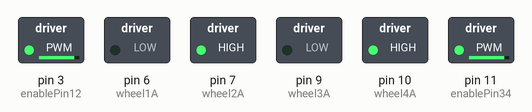
This sketch was run on a simulated Arduino Uno, built with avr-gcc and run on an emulated ATmega328P. Shown: switched loads named in the sketch (green lamp = pin HIGH). What the sketch prints to the serial monitor is not drawn.

Above: at 0.05 s.
At 3.15 s:
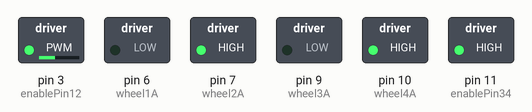
At 6.65 s:
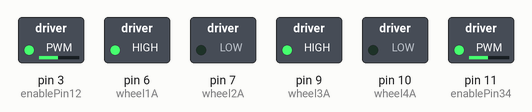
At 13.25 s:
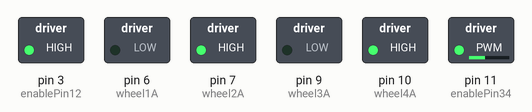
At 24.45 s:
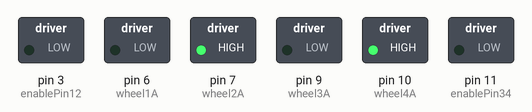
Timing chart, 0 to 31.9 s (numbered marks = the images above):
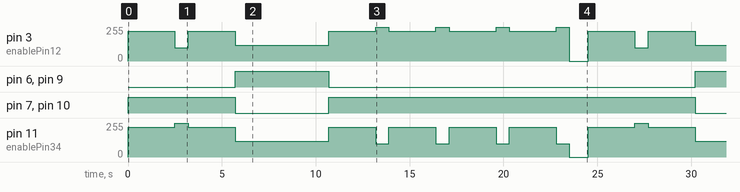

Measured:
- by itself, pin 6 (wheel1A), pin 9 (wheel3A): alternates HIGH for 5.0 s and LOW for 19.5 s
- by itself, pin 7 (wheel2A), pin 10 (wheel4A): repeats every 24.5 s: LOW 5.0 s, HIGH 19.5 s
- by itself, pin 3 (enablePin12): repeats every 24.5 s: 100/255 0.70 s, 225/255 2.5 s, 120/255 5.0 s, 4 × (225/255 2.5 s, 255/255 0.70 s), 0/255 1.0 s, 225/255 2.5 s
- by itself, pin 11 (enablePin34): repeats every 24.5 s: 255/255 0.70 s, 225/255 2.5 s, 120/255 5.0 s, 4 × (225/255 2.5 s, 100/255 0.70 s), 0/255 1.0 s, 225/255 2.5 s

The sketch:

DC_Motor_Hbridge.ino
```cpp
 const int wheel1A = 6;    // H-bridge leg 1 (pin 2, 1A)
  const int wheel2A = 7;    // H-bridge leg 2 (pin 7, 2A)
  const int enablePin12 = 3;    // H-bridge enable pin

  const int wheel4A = 10;    // H-bridge leg 1 (pin 2, 1A)
  const int wheel3A = 9;    // H-bridge leg 2 (pin 7, 2A)
  const int enablePin34 = 11;    // H-bridge enable pin

  int speed_value_motor1 = 0;
   int speed_value_motor2 = 0;

   void setup() {


    // set all the other pins you're using as outputs:
    Serial.begin(9600);
    pinMode(wheel1A, OUTPUT);
    pinMode(wheel2A, OUTPUT);
    pinMode(enablePin12, OUTPUT);

    //2nd wheel
    pinMode(wheel4A, OUTPUT);
    pinMode(wheel3A, OUTPUT);
    pinMode(enablePin34, OUTPUT);


    // set enablePin high so that motor can turn on:
    digitalWrite(enablePin12, HIGH);
    digitalWrite(enablePin34, HIGH);
  }

  void loop() {

//      digitalWrite(enablePin12, HIGH);
//    digitalWrite(enablePin34, HIGH);
    // if the switch is high, motor will turn on one direction:
    Serial.println("the code is working");

    //forward
    speed_value_motor1 = 225;
    analogWrite(enablePin12, speed_value_motor1);

        speed_value_motor2 = 225;
    analogWrite(enablePin34, speed_value_motor2);

      digitalWrite(wheel1A, LOW);   // set leg 1 of the H-bridge low
      digitalWrite(wheel2A, HIGH);  // set leg 2 of the H-bridge high

      digitalWrite(wheel4A, HIGH);  // set leg 1 of the H-bridge high
      digitalWrite(wheel3A, LOW);   // set leg 2 of the H-bridge low

      delay (2500);

      //turn
        speed_value_motor1 = 100;
    analogWrite(enablePin12, speed_value_motor1);

        speed_value_motor2 = 255;
    analogWrite(enablePin34, speed_value_motor2);

       digitalWrite(wheel1A, LOW);   // set leg 1 of the H-bridge low
      digitalWrite(wheel2A, HIGH);  // set leg 2 of the H-bridge high

      digitalWrite(wheel4A, HIGH);  // set leg 1 of the H-bridge high
      digitalWrite(wheel3A, LOW);   // set leg 2 of the H-bridge low

      delay (700);

      //forward
           speed_value_motor1 = 225;
    analogWrite(enablePin12, speed_value_motor1);

        speed_value_motor2 = 225;
    analogWrite(enablePin34, speed_value_motor2);

       digitalWrite(wheel1A, LOW);   // set leg 1 of the H-bridge low
      digitalWrite(wheel2A, HIGH);  // set leg 2 of the H-bridge high

      digitalWrite(wheel4A, HIGH);  // set leg 1 of the H-bridge high
      digitalWrite(wheel3A, LOW);   // set leg 2 of the H-bridge low

      delay (2500);

      //backwayd
              speed_value_motor1 = 120;
    analogWrite(enablePin12, speed_value_motor1);

        speed_value_motor2 = 120;
    analogWrite(enablePin34, speed_value_motor2);

       digitalWrite(wheel1A, HIGH);   // set leg 1 of the H-bridge low
      digitalWrite(wheel2A, LOW);  // set leg 2 of the H-bridge high

      digitalWrite(wheel4A, LOW);  // set leg 1 of the H-bridge high
      digitalWrite(wheel3A, HIGH);   // set leg 2 of the H-bridge low

      delay (5000);

      //forward 1
       speed_value_motor1 = 225;
    analogWrite(enablePin12, speed_value_motor1);

        speed_value_motor2 = 225;
    analogWrite(enablePin34, speed_value_motor2);

      digitalWrite(wheel1A, LOW);   // set leg 1 of the H-bridge low
      digitalWrite(wheel2A, HIGH);  // set leg 2 of the H-bridge high

      digitalWrite(wheel4A, HIGH);  // set leg 1 of the H-bridge high
      digitalWrite(wheel3A, LOW);   // set leg 2 of the H-bridge low

      delay (2500);


      //turn 1
        speed_value_motor1 = 255;
    analogWrite(enablePin12, speed_value_motor1);

        speed_value_motor2 = 100;
    analogWrite(enablePin34, speed_value_motor2);

       digitalWrite(wheel1A, LOW);   // set leg 1 of the H-bridge low
      digitalWrite(wheel2A, HIGH);  // set leg 2 of the H-bridge high

      digitalWrite(wheel4A, HIGH);  // set leg 1 of the H-bridge high
      digitalWrite(wheel3A, LOW);   // set leg 2 of the H-bridge low

      delay (700);


      //forward 2
       speed_value_motor1 = 225;
    analogWrite(enablePin12, speed_value_motor1);

        speed_value_motor2 = 225;
    analogWrite(enablePin34, speed_value_motor2);

      digitalWrite(wheel1A, LOW);   // set leg 1 of the H-bridge low
      digitalWrite(wheel2A, HIGH);  // set leg 2 of the H-bridge high

      digitalWrite(wheel4A, HIGH);  // set leg 1 of the H-bridge high
      digitalWrite(wheel3A, LOW);   // set leg 2 of the H-bridge low

      delay (2500);


      //turn 2
        speed_value_motor1 = 255;
    analogWrite(enablePin12, speed_value_motor1);

        speed_value_motor2 = 100;
    analogWrite(enablePin34, speed_value_motor2);

       digitalWrite(wheel1A, LOW);   // set leg 1 of the H-bridge low
      digitalWrite(wheel2A, HIGH);  // set leg 2 of the H-bridge high

      digitalWrite(wheel4A, HIGH);  // set leg 1 of the H-bridge high
      digitalWrite(wheel3A, LOW);   // set leg 2 of the H-bridge low

      delay (700);

      //forward 3
       speed_value_motor1 = 225;
    analogWrite(enablePin12, speed_value_motor1);

        speed_value_motor2 = 225;
    analogWrite(enablePin34, speed_value_motor2);

      digitalWrite(wheel1A, LOW);   // set leg 1 of the H-bridge low
      digitalWrite(wheel2A, HIGH);  // set leg 2 of the H-bridge high

      digitalWrite(wheel4A, HIGH);  // set leg 1 of the H-bridge high
      digitalWrite(wheel3A, LOW);   // set leg 2 of the H-bridge low

      delay (2500);


      //turn 3
        speed_value_motor1 = 255;
    analogWrite(enablePin12, speed_value_motor1);

        speed_value_motor2 = 100;
    analogWrite(enablePin34, speed_value_motor2);

       digitalWrite(wheel1A, LOW);   // set leg 1 of the H-bridge low
      digitalWrite(wheel2A, HIGH);  // set leg 2 of the H-bridge high

      digitalWrite(wheel4A, HIGH);  // set leg 1 of the H-bridge high
      digitalWrite(wheel3A, LOW);   // set leg 2 of the H-bridge low

      delay (700);

      //forward 4
       speed_value_motor1 = 225;
    analogWrite(enablePin12, speed_value_motor1);

        speed_value_motor2 = 225;
    analogWrite(enablePin34, speed_value_motor2);

      digitalWrite(wheel1A, LOW);   // set leg 1 of the H-bridge low
      digitalWrite(wheel2A, HIGH);  // set leg 2 of the H-bridge high

      digitalWrite(wheel4A, HIGH);  // set leg 1 of the H-bridge high
      digitalWrite(wheel3A, LOW);   // set leg 2 of the H-bridge low

      delay (2500);


      //turn 4
        speed_value_motor1 = 255;
    analogWrite(enablePin12, speed_value_motor1);

        speed_value_motor2 = 100;
    analogWrite(enablePin34, speed_value_motor2);

       digitalWrite(wheel1A, LOW);   // set leg 1 of the H-bridge low
      digitalWrite(wheel2A, HIGH);  // set leg 2 of the H-bridge high

      digitalWrite(wheel4A, HIGH);  // set leg 1 of the H-bridge high
      digitalWrite(wheel3A, LOW);   // set leg 2 of the H-bridge low

      delay (700);


            speed_value_motor1 = 0;
    analogWrite(enablePin12, speed_value_motor1);

        speed_value_motor2 = 0;
    analogWrite(enablePin34, speed_value_motor2);

   delay (1000);

  }
```
